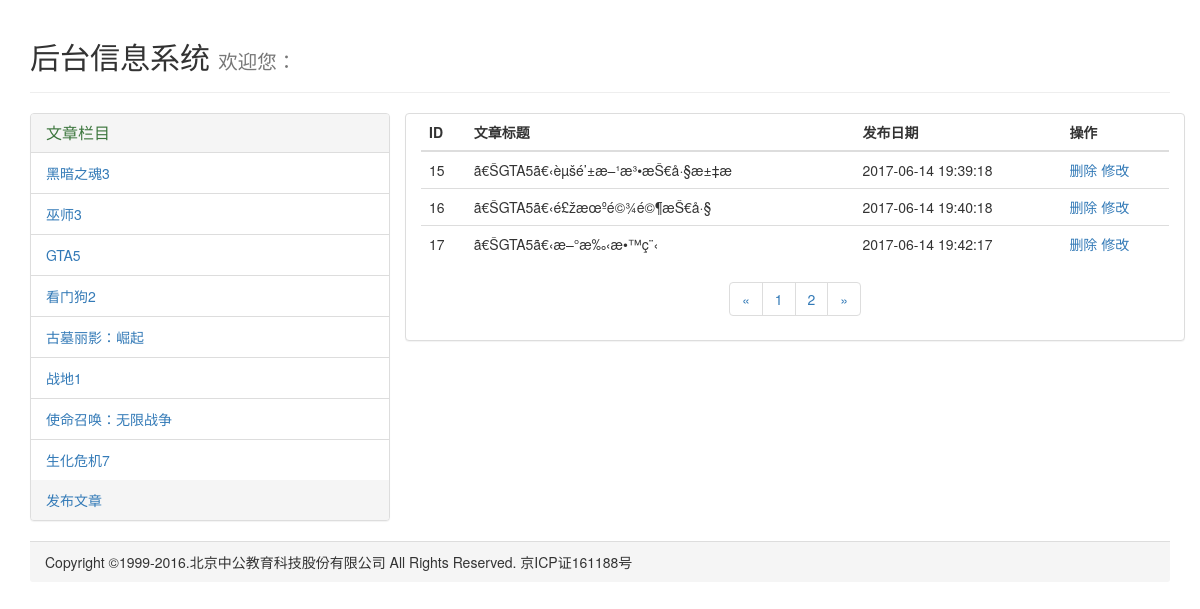
The app's page /backend/backend-list.php?listid=GTA5 with its own data.
### tables this page shows
CREATE TABLE IF NOT EXISTS `article` (
  `id` int(11) NOT NULL AUTO_INCREMENT,
  `title` varchar(32) NOT NULL,
  `a_column` varchar(32) NOT NULL,
  `a_describe` varchar(100) NOT NULL,
  `keyword` varchar(32) NOT NULL,
  `content` text NOT NULL,
  `pic` varchar(32) NOT NULL,
  `time` varchar(32) NOT NULL,
  PRIMARY KEY (`id`)
);

### backend/backend-list.php (the view, shortened to what this page needs)
<?php
	include "header.php";
	$conn = new mysqli("localhost","root","root","phpwork");
	$pagesize = 3;
	if(!empty($_GET["page"])){
		$pages = $_GET["page"];
		$pages = ($pages-1)*$pagesize;
	}else{
		$pages = 1;
	}
	$listid = $_GET["listid"];
	$listsql = "SELECT * FROM article where a_column='$listid' limit $pages,$pagesize";
	$listresult = $conn->query($listsql);
	$sumsql = "select * from article where a_column='$listid'";
	$sumresult = $conn->query($sumsql);
	$sumsum = $sumresult->num_rows;
	?>
				<div class="col-md-8 table-responsive panel panel-default">
					<table class="table">
						<thead>
							<tr>
								<th>ID</th>
								<th>文章标题</th>
								<th>发布日期</th>
								<th>操作</th>
							</tr>
						</thead>
						<tbody>
							<?php
							if($listresult->num_rows>0){
								while($listrow=$listresult->fetch_assoc()){
							?>
							<tr>
								<td><?php echo $listrow["id"] ?></td>
								<td><?php echo $listrow["title"] ?></td>
								<td><?php echo $listrow["time"] ?></td>
								<td><a id="del" href="delete.php?delid=<?php echo $listrow["id"] ?>">删除</a> <a href="revise.php?reviseid=<?php echo $listrow["id"] ?>">修改</a></td>
							</tr>
							<?php
									}
								}
							?>
						</tbody>
					</table>
					<div class="text-center">
						<nav aria-label="Page navigation">
						<ul class="pagination">
						    <li>
						    	<?php
						          	if(!empty($_GET["page"])){
										$pg = $_GET["page"]-1;
										if($pg<=0){
											$pg=1;
										}
										$next = $_GET["page"]+1;
										if($next>= ceil($sumsum/$pagesize)){
											$next = ceil($sumsum/$pagesize);
										}
									}else{
										$pg = 1;
										if(ceil($sumsum/$pagesize)<2){
											$next = 1;
										}else{
											$next = $pg+1;
										}
									}
								 ?>
						      <a href="<?php echo $_SERVER['PHP_SELF']; echo "?listid=$listid&page=".$pg; ?>" aria-label="Previous">
						        <span aria-hidden="true">&laquo;</span>
						      </a>
						    </li>
						    <?php
							    for($x = 0; $x<ceil($sumsum/$pagesize); $x++){
									$y = $x+1;
							?>
						    <li><a href="<?php echo $_SERVER['PHP_SELF']; echo "?listid=$listid&page=$y"; ?>"><?php echo $y; ?></a></li>
						    <?php
								}
							?>
						    <li>
					        <a href="<?php echo $_SERVER['PHP_SELF'];echo "?listid=$listid&page=".$next; ?>" aria-label="Next">
					        	<span aria-hidden="true">&raquo;</span>
					        </a>
					    	</li>
					  	</ul>
						</nav>
				</div>
				</div>
			</div>
		</div>
		<div class="container">
			<div class="panel-footer">Copyright &copy;1999-2016.北京中公教育科技股份有限公司 All Rights Reserved. 京ICP证161188号</div>
		</div>
	</body>
</html>

### records on screen
article: id "15", title "ã€ŠGTA5ã€‹èµšé’±æ–¹æ³•æŠ€å·§æ±‡æ", time "2017-06-14 19:39:18"
article: id "16", title "ã€ŠGTA5ã€‹é£žæœºé©¾é©¶æŠ€å·§", time "2017-06-14 19:40:18"
article: id "17", title "ã€ŠGTA5ã€‹æ–°æ‰‹æ•™ç¨‹", time "2017-06-14 19:42:17"

### other values on screen
$y "1"
$y "2"
